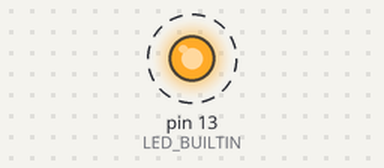
A sketch run on a simulated Arduino Uno, built with avr-gcc and run on an emulated ATmega328P. Shown: output pins drawn as LEDs (lit = HIGH). Dashed ring = blinking.

Above: at 0.5 s.
Timing chart, 0 to 4.6 s (numbered marks = the images above):
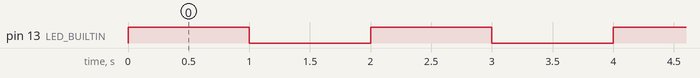

The sketch:

connect_a_sound_device_to_arduino.ino
```cpp
void setup() {
  pinMode(13, OUTPUT);
}

void loop() {
  digitalWrite(LED_BUILTIN, HIGH);
  delay(1000);
  digitalWrite(LED_BUILTIN, LOW);
  delay(1000);
}
```

Measured:
- by itself, pin 13 (LED_BUILTIN): alternates HIGH for 1.0 s and LOW for 1.0 s
